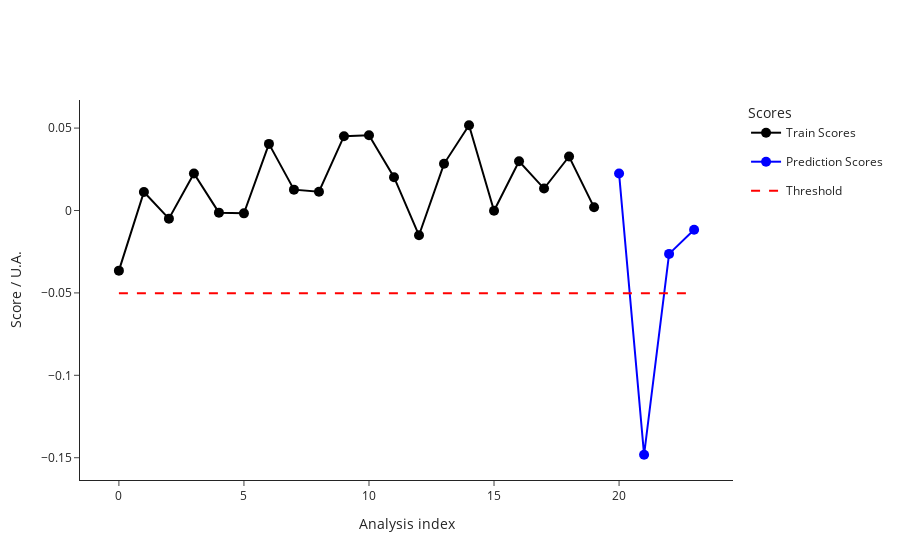

Write notebook code for a chart like this one.
### Code cell
test_data = pd.read_csv("dev/test_2_features.csv")
test_metadata = pd.read_csv("dev/test_2_metadata.csv")
ana.predict(test_data, test_metadata)
outliers_test = ana.test_prediction_outliers()
print(outliers_test)
ana.plot_scores()

### Figure 1 — Plotly figure (JSON) as saved in the notebook; plotly's stock layout.template omitted (floating-point values rounded to 4 significant figures)
{"data": [{"hovertemplate": ["<b>index: </b>18<br><b>name: </b>210812_Pac--005<br><b>path: </b>C:/Users/Sandeep/Desktop/ExtractedSignals\\210812_Pac 2021-08-12 10-30-07\\210812_Pac--005.D<br><b>batch: </b>210812_Pac 2021-08-12 10-30-07<br><b>batch_position: </b>5<br><b>idle_time: </b>39.0<br><b>sample: </b>NaCl 0,9%<br><b>method: </b>SAA_411_Pac.M<br><b>timestamp: </b>2021-08-12 10:50:23<br><b>detector: </b>G1315C<br><b>pump: </b>G7110B<br><b>start_time: </b>2021-08-12 10:50:57<br><b>end_time: </b>2021-08-12 10:54:57<br><b>runtime: </b>239.7000000000036", "<b>index: </b>19<br><b>name: </b>210812_Pac--006<br><b>path: </b>C:/Users/Sandeep/Desktop/ExtractedSignals\\210812_Pac 2021-08-12 10-30-07\\210812_Pac--006.D<br><b>batch: </b>210812_Pac 2021-08-12 10-30-07<br><b>batch_position: </b>6<br><b>idle_time: </b>39.0<br><b>sample: </b>Blank<br><b>method: </b>SAA_411_Pac.M<br><b>timestamp: </b>2021-08-12 10:55:02<br><b>detector: </b>G1315C<br><b>pump: </b>G7110B<br><b>start_time: </b>2021-08-12 10:55:36<br><b>end_time: </b>2021-08-12 10:59:36<br><b>runtime: </b>239.7000000000036", "<b>index: </b>20<br><b>name: </b>210812_Pac--007<br><b>path: </b>C:/Users/Sandeep/Desktop/ExtractedSignals\\210812_Pac 2021-08-12 10-30-07\\210812_Pac--007.D<br><b>batch: </b>210812_Pac 2021-08-12 10-30-07<br><b>batch_position: </b>7<br><b>idle_time: </b>39.0<br><b>sample: </b>0.025 mg/ml<br><b>method: </b>SAA_411_Pac.M<br><b>timestamp: </b>2021-08-12 10:59:41<br><b>detector: </b>G1315C<br><b>pump: </b>G7110B<br><b>start_time: </b>2021-08-12 11:00:15<br><b>end_time: </b>2021-08-12 11:04:15<br><b>runtime: </b>239.7000000000036", "<b>index: </b>21<br><b>name: </b>210812_Pac--008<br><b>path: </b>C:/Users/Sandeep/Desktop/ExtractedSignals\\210812_Pac 2021-08-12 10-30-07\\210812_Pac--008.D<br><b>batch: </b>210812_Pac 2021-08-12 10-30-07<br><b>batch_position: </b>8<br><b>idle_time: </b>39.0<br><b>sample: </b>Blank<br><b>method: </b>SAA_411_Pac.M<br><b>timestamp: </b>2021-08-12 11:04:20<br><b>detector: </b>G1315C<br><b>pump: </b>G7110B<br><b>start_time: </b>2021-08-12 11:04:54<br><b>end_time: </b>2021-08-12 11:08:54<br><b>runtime: </b>239.7000000000036", "<b>index: </b>22<br><b>name: </b>210812_Pac--009<br><b>path: </b>C:/Users/Sandeep/Desktop/ExtractedSignals\\210812_Pac 2021-08-12 10-30-07\\210812_Pac--009.D<br><b>batch: </b>210812_Pac 2021-08-12 10-30-07<br><b>batch_position: </b>9<br><b>idle_time: </b>38.0<br><b>sample: </b>210806/036 :10<br><b>method: </b>SAA_411_Pac.M<br><b>timestamp: </b>2021-08-12 11:08:59<br><b>detector: </b>G1315C<br><b>pump: </b>G7110B<br><b>start_time: </b>2021-08-12 11:09:32<br><b>end_time: </b>2021-08-12 11:13:32<br><b>runtime: </b>239.7000000000036", "<b>index: </b>23<br><b>name: </b>210812_Pac--010<br><b>path: </b>C:/Users/Sandeep/Desktop/ExtractedSignals\\210812_Pac 2021-08-12 10-30-07\\210812_Pac--010.D<br><b>batch: </b>210812_Pac 2021-08-12 10-30-07<br><b>batch_position: </b>10<br><b>idle_time: </b>39.0<br><b>sample: </b>210806/036 :10<br><b>method: </b>SAA_411_Pac.M<br><b>timestamp: </b>2021-08-12 11:13:37<br><b>detector: </b>G7110B<br><b>pump: </b>G7110B<br><b>start_time: </b>2021-08-12 11:14:11<br><b>end_time: </b>2021-08-12 11:18:11<br><b>runtime: </b>239.7000000000036", "<b>index: </b>24<br><b>name: </b>210812_Pac--011<br><b>path: </b>C:/Users/Sandeep/Desktop/ExtractedSignals\\210812_Pac 2021-08-12 10-30-07\\210812_Pac--011.D<br><b>batch: </b>210812_Pac 2021-08-12 10-30-07<br><b>batch_position: </b>11<br><b>idle_time: </b>39.0<br><b>sample: </b>210806/036 :10<br><b>method: </b>SAA_411_Pac.M<br><b>timestamp: </b>2021-08-12 11:18:16<br><b>detector: </b>G7110B<br><b>pump: </b>G7110B<br><b>start_time: </b>2021-08-12 11:18:50<br><b>end_time: </b>2021-08-12 11:22:50<br><b>runtime: </b>239.7000000000036", "<b>index: </b>25<br><b>name: </b>210812_Pac--012<br><b>path: </b>C:/Users/Sandeep/Desktop/ExtractedSignals\\210812_Pac 2021-08-12 10-30-07\\210812_Pac--012.D<br><b>batch: </b>210812_Pac 2021-08-12 10-30-07<br><b>batch_position: </b>12<br><b>idle_time: </b>39.0<br><b>sample: </b>Blank<br><b>method: </b>SAA_411_Pac.M<br><b>timestamp: </b>2021-08-12 11:22:55<br><b>detector: </b>G1315C<br><b>pump: </b>G7110B<br><b>start_time: </b>2021-08-12 11:23:29<br><b>end_time: </b>2021-08-12 11:27:29<br><b>runtime: </b>239.7000000000036", "<b>index: </b>26<br><b>name: </b>210812_Pac--013<br><b>path: </b>C:/Users/Sandeep/Desktop/ExtractedSignals\\210812_Pac 2021-08-12 10-30-07\\210812_Pac--013.D<br><b>batch: </b>210812_Pac 2021-08-12 10-30-07<br><b>batch_position: </b>13<br><b>idle_time: </b>39.0<br><b>sample: </b>0.025 mg/ml<br><b>method: </b>SAA_411_Pac.M<br><b>timestamp: </b>2021-08-12 11:27:34<br><b>detector: </b>G1315C<br><b>pump: </b>G7110B<br><b>start_time: </b>2021-08-12 11:28:08<br><b>end_time: </b>2021-08-12 11:32:08<br><b>runtime: </b>239.7000000000036", "<b>index: </b>27<br><b>name: </b>210812_Pac--014<br><b>path: </b>C:/Users/Sandeep/Desktop/ExtractedSignals\\210812_Pac 2021-08-12 10-30-07\\210812_Pac--014.D<br><b>batch: </b>210812_Pac 2021-08-12 10-30-07<br><b>batch_position: </b>14<br><b>idle_time: </b>38.0<br><b>sample: </b>Blank<br><b>method: </b>SAA_411_Pac.M<br><b>timestamp: </b>2021-08-12 11:32:13<br><b>detector: </b>G7110B<br><b>pump: </b>G7110B<br><b>start_time: </b>2021-08-12 11:32:46<br><b>end_time: </b>2021-08-12 11:36:47<br><b>runtime: </b>239.7000000000036", "<b>index: </b>51<br><b>name: </b>210813_Pac--005<br><b>path: </b>C:/Users/Sandeep/Desktop/ExtractedSignals\\210813_Pac 2021-08-13 10-37-27\\210813_Pac--005.D<br><b>batch: </b>210813_Pac 2021-08-13 10-37-27<br><b>batch_position: </b>5<br><b>idle_time: </b>39.0<br><b>sample: </b>NaCl 0,9%<br><b>method: </b>SAA_411_Pac.M<br><b>timestamp: </b>2021-08-13 10:57:52<br><b>detector: </b>G7110B<br><b>pump: </b>G7110B<br><b>start_time: </b>2021-08-13 10:58:26<br><b>end_time: </b>2021-08-13 11:02:27<br><b>runtime: </b>239.7000000000036", "<b>index: </b>52<br><b>name: </b>210813_Pac--006<br><b>path: </b>C:/Users/Sandeep/Desktop/ExtractedSignals\\210813_Pac 2021-08-13 10-37-27\\210813_Pac--006.D<br><b>batch: </b>210813_Pac 2021-08-13 10-37-27<br><b>batch_position: </b>6<br><b>idle_time: </b>38.0<br><b>sample: </b>Blank<br><b>method: </b>SAA_411_Pac.M<br><b>timestamp: </b>2021-08-13 11:02:31<br><b>detector: </b>G1315C<br><b>pump: </b>G7110B<br><b>start_time: </b>2021-08-13 11:03:05<br><b>end_time: </b>2021-08-13 11:07:06<br><b>runtime: </b>239.7000000000036", "<b>index: </b>53<br><b>name: </b>210813_Pac--007<br><b>path: </b>C:/Users/Sandeep/Desktop/ExtractedSignals\\210813_Pac 2021-08-13 10-37-27\\210813_Pac--007.D<br><b>batch: </b>210813_Pac 2021-08-13 10-37-27<br><b>batch_position: </b>7<br><b>idle_time: </b>38.0<br><b>sample: </b>0.025 mg/ml<br><b>method: </b>SAA_411_Pac.M<br><b>timestamp: </b>2021-08-13 11:07:10<br><b>detector: </b>G1315C<br><b>pump: </b>G7116B<br><b>start_time: </b>2021-08-13 11:07:44<br><b>end_time: </b>2021-08-13 11:11:45<br><b>runtime: </b>239.7000000000036", "<b>index: </b>54<br><b>name: </b>210813_Pac--008<br><b>path: </b>C:/Users/Sandeep/Desktop/ExtractedSignals\\210813_Pac 2021-08-13 10-37-27\\210813_Pac--008.D<br><b>batch: </b>210813_Pac 2021-08-13 10-37-27<br><b>batch_position: </b>8<br><b>idle_time: </b>38.0<br><b>sample: </b>Blank<br><b>method: </b>SAA_411_Pac.M<br><b>timestamp: </b>2021-08-13 11:11:49<br><b>detector: </b>G1315C<br><b>pump: </b>G7110B<br><b>start_time: </b>2021-08-13 11:12:23<br><b>end_time: </b>2021-08-13 11:16:23<br><b>runtime: </b>239.7000000000036", "<b>index: </b>55<br><b>name: </b>210813_Pac--009<br><b>path: </b>C:/Users/Sandeep/Desktop/ExtractedSignals\\210813_Pac 2021-08-13 10-37-27\\210813_Pac--009.D<br><b>batch: </b>210813_Pac 2021-08-13 10-37-27<br><b>batch_position: </b>9<br><b>idle_time: </b>39.0<br><b>sample: </b>210812/004 :20<br><b>method: </b>SAA_411_Pac.M<br><b>timestamp: </b>2021-08-13 11:16:28<br><b>detector: </b>G1315C<br><b>pump: </b>G7110B<br><b>start_time: </b>2021-08-13 11:17:02<br><b>end_time: </b>2021-08-13 11:21:03<br><b>runtime: </b>239.7000000000036", "<b>index: </b>56<br><b>name: </b>210813_Pac--010<br><b>path: </b>C:/Users/Sandeep/Desktop/ExtractedSignals\\210813_Pac 2021-08-13 10-37-27\\210813_Pac--010.D<br><b>batch: </b>210813_Pac 2021-08-13 10-37-27<br><b>batch_position: </b>10<br><b>idle_time: </b>38.0<br><b>sample: </b>210812/004 :20<br><b>method: </b>SAA_411_Pac.M<br><b>timestamp: </b>2021-08-13 11:21:08<br><b>detector: </b>G1315C<br><b>pump: </b>G7110B<br><b>start_time: </b>2021-08-13 11:21:41<br><b>end_time: </b>2021-08-13 11:25:42<br><b>runtime: </b>239.7000000000036", "<b>index: </b>57<br><b>name: </b>210813_Pac--011<br><b>path: </b>C:/Users/Sandeep/Desktop/ExtractedSignals\\210813_Pac 2021-08-13 10-37-27\\210813_Pac--011.D<br><b>batch: </b>210813_Pac 2021-08-13 10-37-27<br><b>batch_position: </b>11<br><b>idle_time: </b>39.0<br><b>sample: </b>210812/004 :20<br><b>method: </b>SAA_411_Pac.M<br><b>timestamp: </b>2021-08-13 11:25:46<br><b>detector: </b>G1315C<br><b>pump: </b>G7110B<br><b>start_time: </b>2021-08-13 11:26:21<br><b>end_time: </b>2021-08-13 11:30:21<br><b>runtime: </b>239.7000000000036", "<b>index: </b>58<br><b>name: </b>210813_Pac--012<br><b>path: </b>C:/Users/Sandeep/Desktop/ExtractedSignals\\210813_Pac 2021-08-13 10-37-27\\210813_Pac--012.D<br><b>batch: </b>210813_Pac 2021-08-13 10-37-27<br><b>batch_position: </b>12<br><b>idle_time: </b>38.0<br><b>sample: </b>Blank<br><b>method: </b>SAA_411_Pac.M<br><b>timestamp: </b>2021-08-13 11:30:26<br><b>detector: </b>G1315C<br><b>pump: </b>G7110B<br><b>start_time: </b>2021-08-13 11:30:59<br><b>end_time: </b>2021-08-13 11:34:59<br><b>runtime: </b>239.7000000000036", "<b>index: </b>59<br><b>name: </b>210813_Pac--013<br><b>path: </b>C:/Users/Sandeep/Desktop/ExtractedSignals\\210813_Pac 2021-08-13 10-37-27\\210813_Pac--013.D<br><b>batch: </b>210813_Pac 2021-08-13 10-37-27<br><b>batch_position: </b>13<br><b>idle_time: </b>39.0<br><b>sample: </b>0.025 mg/ml<br><b>method: </b>SAA_411_Pac.M<br><b>timestamp: </b>2021-08-13 11:35:04<br><b>detector: </b>G1315C<br><b>pump: </b>G7110B<br><b>start_time: </b>2021-08-13 11:35:38<br><b>end_time: </b>2021-08-13 11:39:38<br><b>runtime: </b>239.7000000000036", "<b>index: </b>60<br><b>name: </b>210813_Pac--014<br><b>path: </b>C:/Users/Sandeep/Desktop/ExtractedSignals\\210813_Pac 2021-08-13 10-37-27\\210813_Pac--014.D<br><b>batch: </b>210813_Pac 2021-08-13 10-37-27<br><b>batch_position: </b>14<br><b>idle_time: </b>38.0<br><b>sample: </b>Blank<br><b>method: </b>SAA_411_Pac.M<br><b>timestamp: </b>2021-08-13 11:39:43<br><b>detector: </b>G1315C<br><b>pump: </b>G7110B<br><b>start_time: </b>2021-08-13 11:40:16<br><b>end_time: </b>2021-08-13 11:44:17<br><b>runtime: </b>239.7000000000036"], "legendgroup": "Train", "line": {"color": "black"}, "marker": {"color": "black", "size": 10}, "mode": "lines+markers", "name": "Train Scores", "text": ["<b>index: </b>18<br><b>name: </b>210812_Pac--005<br><b>path: </b>C:/Users/Sandeep/Desktop/ExtractedSignals\\210812_Pac 2021-08-12 10-30-07\\210812_Pac--005.D<br><b>batch: </b>210812_Pac 2021-08-12 10-30-07<br><b>batch_position: </b>5<br><b>idle_time: </b>39.0<br><b>sample: </b>NaCl 0,9%<br><b>method: </b>SAA_411_Pac.M<br><b>timestamp: </b>2021-08-12 10:50:23<br><b>detector: </b>G1315C<br><b>pump: </b>G7110B<br><b>start_time: </b>2021-08-12 10:50:57<br><b>end_time: </b>2021-08-12 10:54:57<br><b>runtime: </b>239.7000000000036", "<b>index: </b>19<br><b>name: </b>210812_Pac--006<br><b>path: </b>C:/Users/Sandeep/Desktop/ExtractedSignals\\210812_Pac 2021-08-12 10-30-07\\210812_Pac--006.D<br><b>batch: </b>210812_Pac 2021-08-12 10-30-07<br><b>batch_position: </b>6<br><b>idle_time: </b>39.0<br><b>sample: </b>Blank<br><b>method: </b>SAA_411_Pac.M<br><b>timestamp: </b>2021-08-12 10:55:02<br><b>detector: </b>G1315C<br><b>pump: </b>G7110B<br><b>start_time: </b>2021-08-12 10:55:36<br><b>end_time: </b>2021-08-12 10:59:36<br><b>runtime: </b>239.7000000000036", "<b>index: </b>20<br><b>name: </b>210812_Pac--007<br><b>path: </b>C:/Users/Sandeep/Desktop/ExtractedSignals\\210812_Pac 2021-08-12 10-30-07\\210812_Pac--007.D<br><b>batch: </b>210812_Pac 2021-08-12 10-30-07<br><b>batch_position: </b>7<br><b>idle_time: </b>39.0<br><b>sample: </b>0.025 mg/ml<br><b>method: </b>SAA_411_Pac.M<br><b>timestamp: </b>2021-08-12 10:59:41<br><b>detector: </b>G1315C<br><b>pump: </b>G7110B<br><b>start_time: </b>2021-08-12 11:00:15<br><b>end_time: </b>2021-08-12 11:04:15<br><b>runtime: </b>239.7000000000036", "<b>index: </b>21<br><b>name: </b>210812_Pac--008<br><b>path: </b>C:/Users/Sandeep/Desktop/ExtractedSignals\\210812_Pac 2021-08-12 10-30-07\\210812_Pac--008.D<br><b>batch: </b>210812_Pac 2021-08-12 10-30-07<br><b>batch_position: </b>8<br><b>idle_time: </b>39.0<br><b>sample: </b>Blank<br><b>method: </b>SAA_411_Pac.M<br><b>timestamp: </b>2021-08-12 11:04:20<br><b>detector: </b>G1315C<br><b>pump: </b>G7110B<br><b>start_time: </b>2021-08-12 11:04:54<br><b>end_time: </b>2021-08-12 11:08:54<br><b>runtime: </b>239.7000000000036", "<b>index: </b>22<br><b>name: </b>210812_Pac--009<br><b>path: </b>C:/Users/Sandeep/Desktop/ExtractedSignals\\210812_Pac 2021-08-12 10-30-07\\210812_Pac--009.D<br><b>batch: </b>210812_Pac 2021-08-12 10-30-07<br><b>batch_position: </b>9<br><b>idle_time: </b>38.0<br><b>sample: </b>210806/036 :10<br><b>method: </b>SAA_411_Pac.M<br><b>timestamp: </b>2021-08-12 11:08:59<br><b>detector: </b>G1315C<br><b>pump: </b>G7110B<br><b>start_time: </b>2021-08-12 11:09:32<br><b>end_time: </b>2021-08-12 11:13:32<br><b>runtime: </b>239.7000000000036", "<b>index: </b>23<br><b>name: </b>210812_Pac--010<br><b>path: </b>C:/Users/Sandeep/Desktop/ExtractedSignals\\210812_Pac 2021-08-12 10-30-07\\210812_Pac--010.D<br><b>batch: </b>210812_Pac 2021-08-12 10-30-07<br><b>batch_position: </b>10<br><b>idle_time: </b>39.0<br><b>sample: </b>210806/036 :10<br><b>method: </b>SAA_411_Pac.M<br><b>timestamp: </b>2021-08-12 11:13:37<br><b>detector: </b>G7110B<br><b>pump: </b>G7110B<br><b>start_time: </b>2021-08-12 11:14:11<br><b>end_time: </b>2021-08-12 11:18:11<br><b>runtime: </b>239.7000000000036", "<b>index: </b>24<br><b>name: </b>210812_Pac--011<br><b>path: </b>C:/Users/Sandeep/Desktop/ExtractedSignals\\210812_Pac 2021-08-12 10-30-07\\210812_Pac--011.D<br><b>batch: </b>210812_Pac 2021-08-12 10-30-07<br><b>batch_position: </b>11<br><b>idle_time: </b>39.0<br><b>sample: </b>210806/036 :10<br><b>method: </b>SAA_411_Pac.M<br><b>timestamp: </b>2021-08-12 11:18:16<br><b>detector: </b>G7110B<br><b>pump: </b>G7110B<br><b>start_time: </b>2021-08-12 11:18:50<br><b>end_time: </b>2021-08-12 11:22:50<br><b>runtime: </b>239.7000000000036", "<b>index: </b>25<br><b>name: </b>210812_Pac--012<br><b>path: </b>C:/Users/Sandeep/Desktop/ExtractedSignals\\210812_Pac 2021-08-12 10-30-07\\210812_Pac--012.D<br><b>batch: </b>210812_Pac 2021-08-12 10-30-07<br><b>batch_position: </b>12<br><b>idle_time: </b>39.0<br><b>sample: </b>Blank<br><b>method: </b>SAA_411_Pac.M<br><b>timestamp: </b>2021-08-12 11:22:55<br><b>detector: </b>G1315C<br><b>pump: </b>G7110B<br><b>start_time: </b>2021-08-12 11:23:29<br><b>end_time: </b>2021-08-12 11:27:29<br><b>runtime: </b>239.7000000000036", "<b>index: </b>26<br><b>name: </b>210812_Pac--013<br><b>path: </b>C:/Users/Sandeep/Desktop/ExtractedSignals\\210812_Pac 2021-08-12 10-30-07\\210812_Pac--013.D<br><b>batch: </b>210812_Pac 2021-08-12 10-30-07<br><b>batch_position: </b>13<br><b>idle_time: </b>39.0<br><b>sample: </b>0.025 mg/ml<br><b>method: </b>SAA_411_Pac.M<br><b>timestamp: </b>2021-08-12 11:27:34<br><b>detector: </b>G1315C<br><b>pump: </b>G7110B<br><b>start_time: </b>2021-08-12 11:28:08<br><b>end_time: </b>2021-08-12 11:32:08<br><b>runtime: </b>239.7000000000036", "<b>index: </b>27<br><b>name: </b>210812_Pac--014<br><b>path: </b>C:/Users/Sandeep/Desktop/ExtractedSignals\\210812_Pac 2021-08-12 10-30-07\\210812_Pac--014.D<br><b>batch: </b>210812_Pac 2021-08-12 10-30-07<br><b>batch_position: </b>14<br><b>idle_time: </b>38.0<br><b>sample: </b>Blank<br><b>method: </b>SAA_411_Pac.M<br><b>timestamp: </b>2021-08-12 11:32:13<br><b>detector: </b>G7110B<br><b>pump: </b>G7110B<br><b>start_time: </b>2021-08-12 11:32:46<br><b>end_time: </b>2021-08-12 11:36:47<br><b>runtime: </b>239.7000000000036", "<b>index: </b>51<br><b>name: </b>210813_Pac--005<br><b>path: </b>C:/Users/Sandeep/Desktop/ExtractedSignals\\210813_Pac 2021-08-13 10-37-27\\210813_Pac--005.D<br><b>batch: </b>210813_Pac 2021-08-13 10-37-27<br><b>batch_position: </b>5<br><b>idle_time: </b>39.0<br><b>sample: </b>NaCl 0,9%<br><b>method: </b>SAA_411_Pac.M<br><b>timestamp: </b>2021-08-13 10:57:52<br><b>detector: </b>G7110B<br><b>pump: </b>G7110B<br><b>start_time: </b>2021-08-13 10:58:26<br><b>end_time: </b>2021-08-13 11:02:27<br><b>runtime: </b>239.7000000000036", "<b>index: </b>52<br><b>name: </b>210813_Pac--006<br><b>path: </b>C:/Users/Sandeep/Desktop/ExtractedSignals\\210813_Pac 2021-08-13 10-37-27\\210813_Pac--006.D<br><b>batch: </b>210813_Pac 2021-08-13 10-37-27<br><b>batch_position: </b>6<br><b>idle_time: </b>38.0<br><b>sample: </b>Blank<br><b>method: </b>SAA_411_Pac.M<br><b>timestamp: </b>2021-08-13 11:02:31<br><b>detector: </b>G1315C<br><b>pump: </b>G7110B<br><b>start_time: </b>2021-08-13 11:03:05<br><b>end_time: </b>2021-08-13 11:07:06<br><b>runtime: </b>239.7000000000036", "<b>index: </b>53<br><b>name: </b>210813_Pac--007<br><b>path: </b>C:/Users/Sandeep/Desktop/ExtractedSignals\\210813_Pac 2021-08-13 10-37-27\\210813_Pac--007.D<br><b>batch: </b>210813_Pac 2021-08-13 10-37-27<br><b>batch_position: </b>7<br><b>idle_time: </b>38.0<br><b>sample: </b>0.025 mg/ml<br><b>method: </b>SAA_411_Pac.M<br><b>timestamp: </b>2021-08-13 11:07:10<br><b>detector: </b>G1315C<br><b>pump: </b>G7116B<br><b>start_time: </b>2021-08-13 11:07:44<br><b>end_time: </b>2021-08-13 11:11:45<br><b>runtime: </b>239.7000000000036", "<b>index: </b>54<br><b>name: </b>210813_Pac--008<br><b>path: </b>C:/Users/Sandeep/Desktop/ExtractedSignals\\210813_Pac 2021-08-13 10-37-27\\210813_Pac--008.D<br><b>batch: </b>210813_Pac 2021-08-13 10-37-27<br><b>batch_position: </b>8<br><b>idle_time: </b>38.0<br><b>sample: </b>Blank<br><b>method: </b>SAA_411_Pac.M<br><b>timestamp: </b>2021-08-13 11:11:49<br><b>detector: </b>G1315C<br><b>pump: </b>G7110B<br><b>start_time: </b>2021-08-13 11:12:23<br><b>end_time: </b>2021-08-13 11:16:23<br><b>runtime: </b>239.7000000000036", "<b>index: </b>55<br><b>name: </b>210813_Pac--009<br><b>path: </b>C:/Users/Sandeep/Desktop/ExtractedSignals\\210813_Pac 2021-08-13 10-37-27\\210813_Pac--009.D<br><b>batch: </b>210813_Pac 2021-08-13 10-37-27<br><b>batch_position: </b>9<br><b>idle_time: </b>39.0<br><b>sample: </b>210812/004 :20<br><b>method: </b>SAA_411_Pac.M<br><b>timestamp: </b>2021-08-13 11:16:28<br><b>detector: </b>G1315C<br><b>pump: </b>G7110B<br><b>start_time: </b>2021-08-13 11:17:02<br><b>end_time: </b>2021-08-13 11:21:03<br><b>runtime: </b>239.7000000000036", "<b>index: </b>56<br><b>name: </b>210813_Pac--010<br><b>path: </b>C:/Users/Sandeep/Desktop/ExtractedSignals\\210813_Pac 2021-08-13 10-37-27\\210813_Pac--010.D<br><b>batch: </b>210813_Pac 2021-08-13 10-37-27<br><b>batch_position: </b>10<br><b>idle_time: </b>38.0<br><b>sample: </b>210812/004 :20<br><b>method: </b>SAA_411_Pac.M<br><b>timestamp: </b>2021-08-13 11:21:08<br><b>detector: </b>G1315C<br><b>pump: </b>G7110B<br><b>start_time: </b>2021-08-13 11:21:41<br><b>end_time: </b>2021-08-13 11:25:42<br><b>runtime: </b>239.7000000000036", "<b>index: </b>57<br><b>name: </b>210813_Pac--011<br><b>path: </b>C:/Users/Sandeep/Desktop/ExtractedSignals\\210813_Pac 2021-08-13 10-37-27\\210813_Pac--011.D<br><b>batch: </b>210813_Pac 2021-08-13 10-37-27<br><b>batch_position: </b>11<br><b>idle_time: </b>39.0<br><b>sample: </b>210812/004 :20<br><b>method: </b>SAA_411_Pac.M<br><b>timestamp: </b>2021-08-13 11:25:46<br><b>detector: </b>G1315C<br><b>pump: </b>G7110B<br><b>start_time: </b>2021-08-13 11:26:21<br><b>end_time: </b>2021-08-13 11:30:21<br><b>runtime: </b>239.7000000000036", "<b>index: </b>58<br><b>name: </b>210813_Pac--012<br><b>path: </b>C:/Users/Sandeep/Desktop/ExtractedSignals\\210813_Pac 2021-08-13 10-37-27\\210813_Pac--012.D<br><b>batch: </b>210813_Pac 2021-08-13 10-37-27<br><b>batch_position: </b>12<br><b>idle_time: </b>38.0<br><b>sample: </b>Blank<br><b>method: </b>SAA_411_Pac.M<br><b>timestamp: </b>2021-08-13 11:30:26<br><b>detector: </b>G1315C<br><b>pump: </b>G7110B<br><b>start_time: </b>2021-08-13 11:30:59<br><b>end_time: </b>2021-08-13 11:34:59<br><b>runtime: </b>239.7000000000036", "<b>index: </b>59<br><b>name: </b>210813_Pac--013<br><b>path: </b>C:/Users/Sandeep/Desktop/ExtractedSignals\\210813_Pac 2021-08-13 10-37-27\\210813_Pac--013.D<br><b>batch: </b>210813_Pac 2021-08-13 10-37-27<br><b>batch_position: </b>13<br><b>idle_time: </b>39.0<br><b>sample: </b>0.025 mg/ml<br><b>method: </b>SAA_411_Pac.M<br><b>timestamp: </b>2021-08-13 11:35:04<br><b>detector: </b>G1315C<br><b>pump: </b>G7110B<br><b>start_time: </b>2021-08-13 11:35:38<br><b>end_time: </b>2021-08-13 11:39:38<br><b>runtime: </b>239.7000000000036", "<b>index: </b>60<br><b>name: </b>210813_Pac--014<br><b>path: </b>C:/Users/Sandeep/Desktop/ExtractedSignals\\210813_Pac 2021-08-13 10-37-27\\210813_Pac--014.D<br><b>batch: </b>210813_Pac 2021-08-13 10-37-27<br><b>batch_position: </b>14<br><b>idle_time: </b>38.0<br><b>sample: </b>Blank<br><b>method: </b>SAA_411_Pac.M<br><b>timestamp: </b>2021-08-13 11:39:43<br><b>detector: </b>G1315C<br><b>pump: </b>G7110B<br><b>start_time: </b>2021-08-13 11:40:16<br><b>end_time: </b>2021-08-13 11:44:17<br><b>runtime: </b>239.7000000000036"], "type": "scatter", "x": [0, 1, 2, 3, 4, 5, 6, 7, 8, 9, 10, 11, 12, 13, 14, 15, 16, 17, 18, 19], "y": [-0.0365, 0.01121, -0.004931, 0.02244, -0.001307, -0.001726, 0.04042, 0.01264, 0.01139, 0.04509, 0.04564, 0.02022, -0.01504, 0.02832, 0.05172, -0.0001071, 0.0299, 0.01331, 0.03277, 0.001927]}, {"hovertemplate": ["<b>index: </b>21<br><b>name: </b>210812_Pac--008<br><b>path: </b>C:/Users/Sandeep/Desktop/ExtractedSignals\\210812_Pac 2021-08-12 10-30-07\\210812_Pac--008.D<br><b>batch: </b>210812_Pac 2021-08-12 10-30-07<br><b>batch_position: </b>8<br><b>idle_time: </b>39.0<br><b>sample: </b>Blank<br><b>method: </b>SAA_411_Pac.M<br><b>timestamp: </b>2021-08-12 11:04:20<br><b>detector: </b>G1315C<br><b>pump: </b>G7110B<br><b>start_time: </b>2021-08-12 11:04:54<br><b>end_time: </b>2021-08-12 11:08:54<br><b>runtime: </b>239.7000000000036", "<b>index: </b>116<br><b>name: </b>210819_Pac<br><b>path: </b>C:/Users/Sandeep/Desktop/ExtractedSignals\\210819_Pac 2021-08-19 15-50-49\\210819_Pac.D<br><b>batch: </b>210819_Pac 2021-08-19 15-50-49<br><b>batch_position: </b>1<br><b>idle_time: </b>163.0<br><b>sample: </b>Blank<br><b>method: </b>SAA_411_Pac.M<br><b>timestamp: </b>2021-08-19 15:50:54<br><b>detector: </b>G1315C<br><b>pump: </b>G7116B<br><b>start_time: </b>2021-08-19 15:53:24<br><b>end_time: </b>2021-08-19 15:57:24<br><b>runtime: </b>239.7000000000036", "<b>index: </b>117<br><b>name: </b>210819_Pac--002<br><b>path: </b>C:/Users/Sandeep/Desktop/ExtractedSignals\\210819_Pac 2021-08-19 15-50-49\\210819_Pac--002.D<br><b>batch: </b>210819_Pac 2021-08-19 15-50-49<br><b>batch_position: </b>2<br><b>idle_time: </b>39.0<br><b>sample: </b>Blank<br><b>method: </b>SAA_411_Pac.M<br><b>timestamp: </b>2021-08-19 15:57:29<br><b>detector: </b>G1315C<br><b>pump: </b>G7110B<br><b>start_time: </b>2021-08-19 15:58:03<br><b>end_time: </b>2021-08-19 16:02:04<br><b>runtime: </b>239.7000000000036", "<b>index: </b>153<br><b>name: </b>210826_Pac--005<br><b>path: </b>C:/Users/Sandeep/Desktop/ExtractedSignals\\210826_Pac 2021-08-26 16-15-14\\210826_Pac--005.D<br><b>batch: </b>210826_Pac 2021-08-26 16-15-14<br><b>batch_position: </b>5<br><b>idle_time: </b>40.0<br><b>sample: </b>NaCl 0,9%<br><b>method: </b>SAA_411_Pac.M<br><b>timestamp: </b>2021-08-26 16:34:12<br><b>detector: </b>G1315C<br><b>pump: </b>G7110B<br><b>start_time: </b>2021-08-26 16:34:47<br><b>end_time: </b>2021-08-26 16:38:47<br><b>runtime: </b>239.7000000000036"], "legendgroup": "Prediction", "line": {"color": "blue"}, "marker": {"color": "blue", "size": 10}, "mode": "lines+markers", "name": "Prediction Scores", "text": ["<b>index: </b>21<br><b>name: </b>210812_Pac--008<br><b>path: </b>C:/Users/Sandeep/Desktop/ExtractedSignals\\210812_Pac 2021-08-12 10-30-07\\210812_Pac--008.D<br><b>batch: </b>210812_Pac 2021-08-12 10-30-07<br><b>batch_position: </b>8<br><b>idle_time: </b>39.0<br><b>sample: </b>Blank<br><b>method: </b>SAA_411_Pac.M<br><b>timestamp: </b>2021-08-12 11:04:20<br><b>detector: </b>G1315C<br><b>pump: </b>G7110B<br><b>start_time: </b>2021-08-12 11:04:54<br><b>end_time: </b>2021-08-12 11:08:54<br><b>runtime: </b>239.7000000000036", "<b>index: </b>116<br><b>name: </b>210819_Pac<br><b>path: </b>C:/Users/Sandeep/Desktop/ExtractedSignals\\210819_Pac 2021-08-19 15-50-49\\210819_Pac.D<br><b>batch: </b>210819_Pac 2021-08-19 15-50-49<br><b>batch_position: </b>1<br><b>idle_time: </b>163.0<br><b>sample: </b>Blank<br><b>method: </b>SAA_411_Pac.M<br><b>timestamp: </b>2021-08-19 15:50:54<br><b>detector: </b>G1315C<br><b>pump: </b>G7116B<br><b>start_time: </b>2021-08-19 15:53:24<br><b>end_time: </b>2021-08-19 15:57:24<br><b>runtime: </b>239.7000000000036", "<b>index: </b>117<br><b>name: </b>210819_Pac--002<br><b>path: </b>C:/Users/Sandeep/Desktop/ExtractedSignals\\210819_Pac 2021-08-19 15-50-49\\210819_Pac--002.D<br><b>batch: </b>210819_Pac 2021-08-19 15-50-49<br><b>batch_position: </b>2<br><b>idle_time: </b>39.0<br><b>sample: </b>Blank<br><b>method: </b>SAA_411_Pac.M<br><b>timestamp: </b>2021-08-19 15:57:29<br><b>detector: </b>G1315C<br><b>pump: </b>G7110B<br><b>start_time: </b>2021-08-19 15:58:03<br><b>end_time: </b>2021-08-19 16:02:04<br><b>runtime: </b>239.7000000000036", "<b>index: </b>153<br><b>name: </b>210826_Pac--005<br><b>path: </b>C:/Users/Sandeep/Desktop/ExtractedSignals\\210826_Pac 2021-08-26 16-15-14\\210826_Pac--005.D<br><b>batch: </b>210826_Pac 2021-08-26 16-15-14<br><b>batch_position: </b>5<br><b>idle_time: </b>40.0<br><b>sample: </b>NaCl 0,9%<br><b>method: </b>SAA_411_Pac.M<br><b>timestamp: </b>2021-08-26 16:34:12<br><b>detector: </b>G1315C<br><b>pump: </b>G7110B<br><b>start_time: </b>2021-08-26 16:34:47<br><b>end_time: </b>2021-08-26 16:38:47<br><b>runtime: </b>239.7000000000036"], "type": "scatter", "x": [20, 21, 22, 23], "y": [0.02244, -0.1482, -0.02633, -0.01173]}, {"legendgroup": "Threshold", "line": {"color": "red", "dash": "dash"}, "mode": "lines", "name": "Threshold", "type": "scatter", "x": [0, 23], "y": [-0.05024, -0.05024]}], "layout": {"legend": {"title": {"text": "Scores"}}, "xaxis": {"title": {"text": "Analysis index"}}, "yaxis": {"title": {"text": "Score / U.A."}}}}
